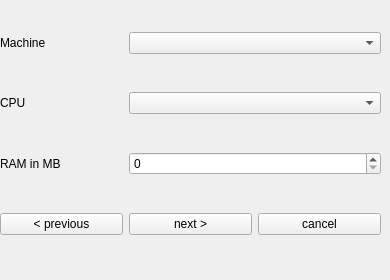
     <widget class="QWidget" name="page_19">
      <widget class="QWidget" name="gridLayoutWidget_18">
       <property name="geometry">
        <rect>
         <x>0</x>
         <y>0</y>
         <width>381</width>
         <height>271</height>
        </rect>
       </property>
       <layout class="QGridLayout" name="gridLayout_18">
        <item row="2" column="0">
         <widget class="QLabel" name="label_49">
          <property name="text">
           <string>RAM in MB</string>
          </property>
         </widget>
        </item>
        <item row="1" column="0">
         <widget class="QLabel" name="label_50">
          <property name="text">
           <string>CPU</string>
          </property>
         </widget>
        </item>
        <item row="0" column="0">
         <widget class="QLabel" name="label_51">
          <property name="text">
           <string>Machine</string>
          </property>
         </widget>
        </item>
        <item row="3" column="0">
         <widget class="QPushButton" name="pushButton_54">
          <property name="text">
           <string>&lt; previous</string>
          </property>
         </widget>
        </item>
        <item row="3" column="1">
         <widget class="QPushButton" name="pushButton_55">
          <property name="text">
           <string>next &gt;</string>
          </property>
         </widget>
        </item>
        <item row="3" column="2">
         <widget class="QPushButton" name="pushButton_56">
          <property name="text">
           <string>cancel</string>
          </property>
         </widget>
        </item>
        <item row="0" column="1" colspan="2">
         <widget class="QComboBox" name="comboBox_29">
          <property name="placeholderText">
           <string>Please select a machine</string>
          </property>
          <item>
           <property name="text">
            <string>let QEMU decide</string>
           </property>
          </item>
          <item>
           <property name="text">
            <string>virt</string>
           </property>
          </item>
          <item>
           <property name="text">
            <string>akita</string>
           </property>
          </item>
          <item>
           <property name="text">
            <string>ast2500-evb</string>
           </property>
          </item>
          <item>
           <property name="text">
            <string>borzoi</string>
           </property>
          </item>
          <item>
           <property name="text">
            <string>canon-a1100</string>
           </property>
          </item>
          <item>
           <property name="text">
            <string>cheetah</string>
           </property>
          </item>
          <item>
           <property name="text">
            <string>collie</string>
           </property>
          </item>
          <item>
           <property name="text">
            <string>connex</string>
           </property>
          </item>
          <item>
           <property name="text">
            <string>cubieboard</string>
           </property>
          </item>
          <item>
           <property name="text">
            <string>highbank</string>
           </property>
          </item>
          <item>
           <property name="text">
            <string>imx25-pdk</string>
           </property>
          </item>
          <item>
           <property name="text">
            <string>integratorcp</string>
           </property>
          </item>
          <item>
           <property name="text">
            <string>kzm</string>
           </property>
          </item>
          <item>
           <property name="text">
            <string>lm3s6965evb</string>
           </property>
          </item>
          <item>
           <property name="text">
            <string>lm3s811evb</string>
           </property>
          </item>
          <item>
           <property name="text">
            <string>none</string>
           </property>
          </item>
          <item>
           <property name="text">
            <string>raspi2</string>
           </property>
          </item>
         </widget>
        </item>
        <item row="1" column="1" colspan="2">
         <widget class="QComboBox" name="comboBox_30">
          <property name="placeholderText">
           <string>Please select a processor</string>
          </property>
          <item>
           <property name="text">
            <string>let QEMU decide</string>
           </property>
          </item>
          <item>
           <property name="text">
            <string>cortex-a57</string>
           </property>
          </item>
          <item>
           <property name="text">
            <string>cortex-a15</string>
           </property>
          </item>
          <item>
           <property name="text">
            <string>cortex-a9</string>
           </property>
          </item>
          <item>
           <property name="text">
            <string>a64fx</string>
           </property>
          </item>
          <item>
           <property name="text">
            <string>arm1026</string>
           </property>
          </item>
          <item>
           <property name="text">
            <string>arm1136</string>
           </property>
          </item>
          <item>
           <property name="text">
            <string>arm1136-r2</string>
           </property>
          </item>
          <item>
           <property name="text">
            <string>arm1176</string>
           </property>
          </item>
          <item>
           <property name="text">
            <string>arm11mpcore</string>
           </property>
          </item>
          <item>
           <property name="text">
            <string>arm926</string>
           </property>
          </item>
          <item>
           <property name="text">
            <string>arm946</string>
           </property>
          </item>
          <item>
           <property name="text">
            <string>cortex-a7</string>
           </property>
          </item>
          <item>
           <property name="text">
            <string>cortex-a72</string>
           </property>
          </item>
          <item>
           <property name="text">
            <string>cortex-a8</string>
           </property>
          </item>
          <item>
           <property name="text">
            <string>cortex-m0</string>
           </property>
          </item>
          <item>
           <property name="text">
            <string>cortex-m3</string>
           </property>
          </item>
          <item>
           <property name="text">
            <string>cortex-m33</string>
           </property>
          </item>
          <item>
           <property name="text">
            <string>cortex-m4</string>
           </property>
          </item>
          <item>
           <property name="text">
            <string>cortex-m55</string>
           </property>
          </item>
          <item>
           <property name="text">
            <string>cortex-m7</string>
           </property>
          </item>
          <item>
           <property name="text">
            <string>cortex-r5</string>
           </property>
          </item>
          <item>
           <property name="text">
            <string>cortex-r5f</string>
           </property>
          </item>
          <item>
           <property name="text">
            <string>max</string>
           </property>
          </item>
          <item>
           <property name="text">
            <string>pxa250</string>
           </property>
          </item>
          <item>
           <property name="text">
            <string>pxa255</string>
           </property>
          </item>
          <item>
           <property name="text">
            <string>pxa260</string>
           </property>
          </item>
          <item>
           <property name="text">
            <string>pxa261</string>
           </property>
          </item>
          <item>
           <property name="text">
            <string>pxa262</string>
           </property>
          </item>
          <item>
           <property name="text">
            <string>pxa270</string>
           </property>
          </item>
          <item>
           <property name="text">
            <string>sa1100</string>
           </property>
          </item>
          <item>
           <property name="text">
            <string>sa1110</string>
           </property>
          </item>
          <item>
           <property name="text">
            <string>ti925t</string>
           </property>
          </item>
         </widget>
        </item>
        <item row="2" column="1" colspan="2">
         <widget class="QSpinBox" name="spinBox_12">
          <property name="maximum">
           <number>32768</number>
          </property>
         </widget>
        </item>
       </layout>
      </widget>
     </widget>
